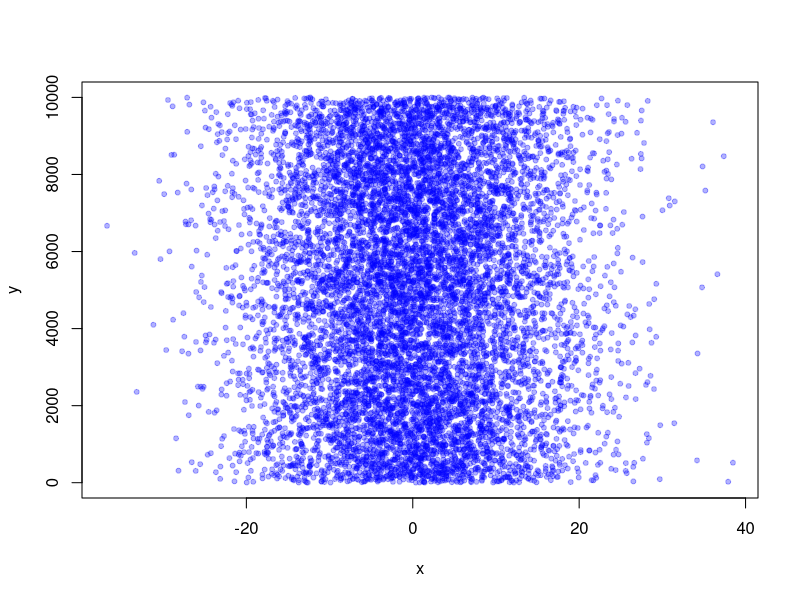
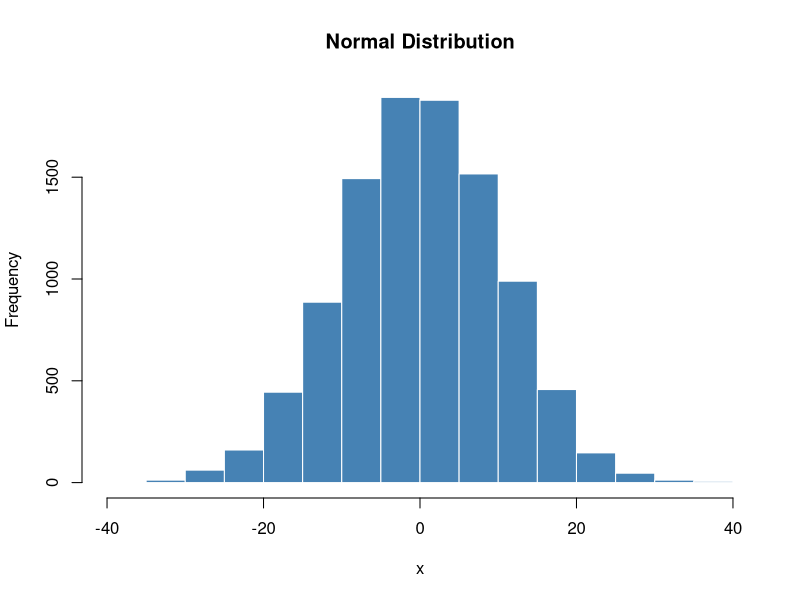
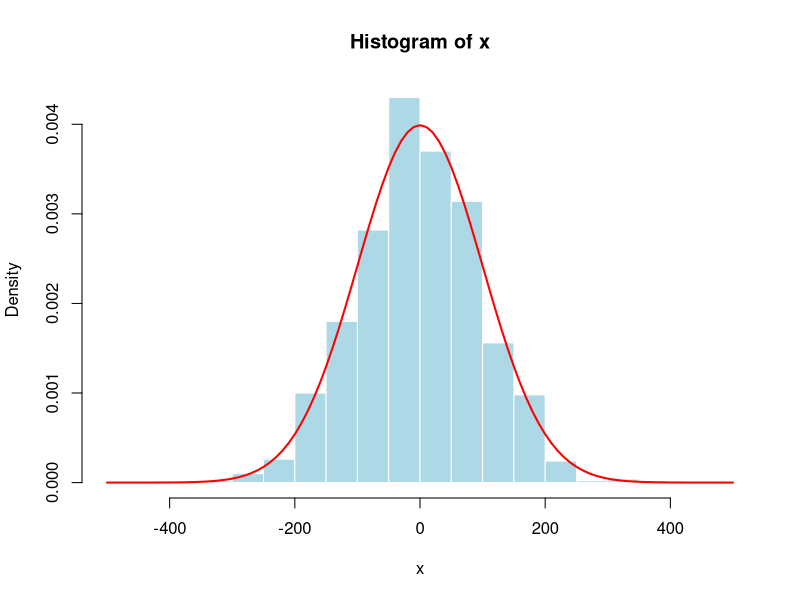
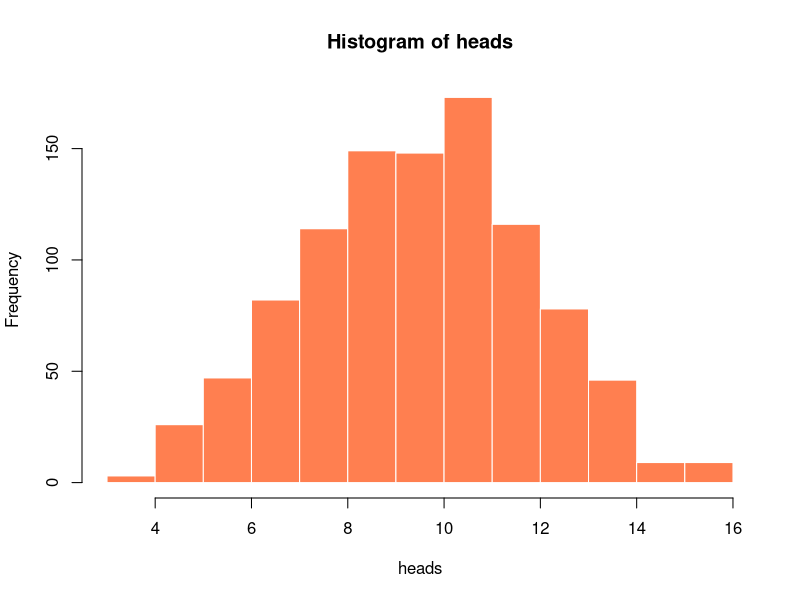
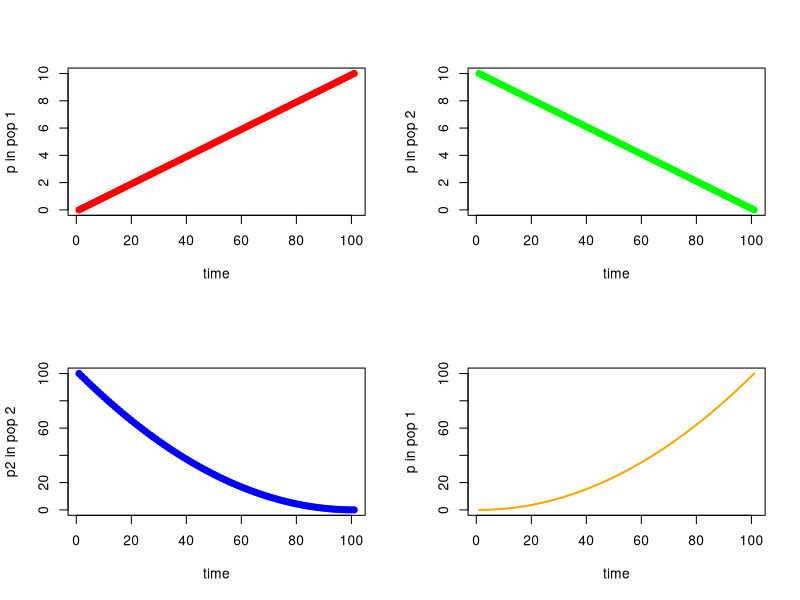
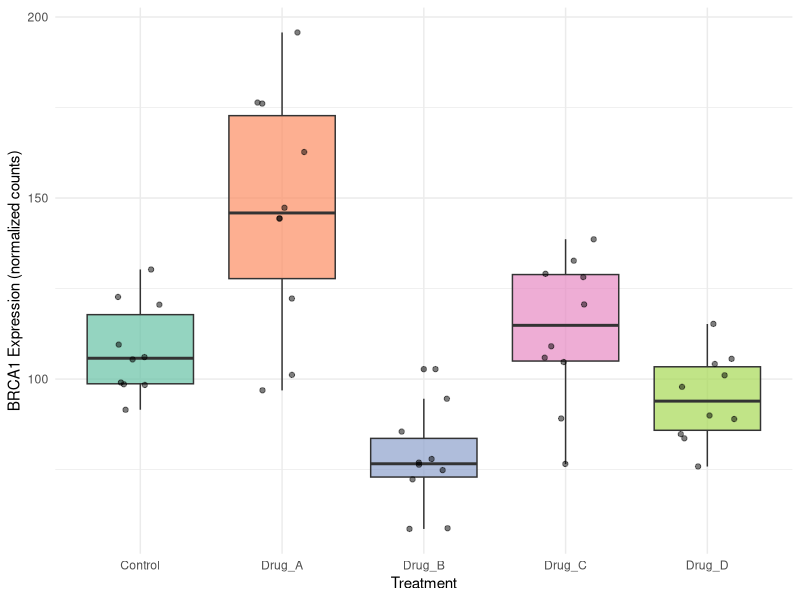

Generate these figures, in order, with R:
## ---- chunk 1
#| label: setup
#| include: false

# Core data manipulation and visualization
library(tidyverse)
library(knitr)
library(readxl)

# Statistical analysis packages
library(MASS)        # LDA, robust regression
library(pwr)         # Power analysis
library(boot)        # Bootstrap methods
library(car)         # Companion to Applied Regression
library(survival)    # Survival analysis
library(nlme)        # Mixed effects models
library(broom)       # Tidy model output
library(emmeans)     # Estimated marginal means

# Set consistent theme for all plots
theme_set(theme_minimal(base_size = 14))

# Set seed for reproducibility
set.seed(2026)
## ---- chunk 2
#| label: basic-math
#| echo: true

4*4
(4+3*2^2)
## ---- chunk 3
#| label: assigning-variables
#| echo: true

x <- 2
x*3
y <- x * 3
y-2
## ---- chunk 4
#| label: week1-arithmetic-functions
#| echo: true

y <- 67
x <- 124
z <- (x*y)^2
print(z)
## ---- chunk 5
#| label: week1-strings-example
#| echo: true

x <- "I Love"
y <- "Biostatistics"
z <- c(x,y)
print(z)
## ---- chunk 6
#| label: week1-factors-example
#| eval: true
#| echo: true

z <- "low, medium, high"
z_factor <- as.factor(z)
print(z_factor)
## ---- chunk 7
#| label: example-vectors
#| echo: true

x <- c(2,3,4,2,1,2,4,5,10,8,9)
print(x)
## ---- chunk 8
#| label: week1-seq-example
#| echo: true

seq_1 <- seq(0.0, 10.0, by = 0.1)
print(seq_1)
## ---- chunk 9
#| label: week1-seq-squared
#| echo: true

seq_2 <- seq(10.0, 0.0, by = -0.1)
seq_square <- (seq_2)^2
print(seq_square)
## ---- chunk 10
#| label: fig-samples
#| fig-cap: "Random samples from distributions"
#| out-width: "70%"
#| echo: true

x <- rnorm(10000, 0, 10)
y <- sample(1:10000, 10000, replace = T)
plot(x, y, pch = 20, col = rgb(0, 0, 1, 0.3))
## ---- chunk 11
#| label: fig-histogram
#| fig-cap: "Histogram of normally distributed data"
#| out-width: "70%"
#| echo: true

x <- rnorm(10000, 0, 10)
hist(x, col = "steelblue", border = "white", main = "Normal Distribution")
## ---- chunk 12
#| label: fig-normal-curve
#| fig-cap: "Histogram with density curve overlay"
#| out-width: "70%"
#| echo: true

x <- rnorm(1000, 0, 100)
hist(x, xlim = c(-500,500), col = "lightblue", border = "white", freq = FALSE)
curve(dnorm(x, 0, 100), xlim = c(-500,500), add=TRUE, col='Red', lwd=2)
## ---- chunk 13
#| label: fig-binomial
#| fig-cap: "Binomial distribution: 10 successes (out of 20 trials) is most frequent"
#| out-width: "60%"
#| echo: true

heads <- rbinom(n=1000, size=20, prob=0.5)
hist(heads, col = "coral", border = "white")
## ---- chunk 14
#| label: fig-composite
#| fig-cap: "Multiple plots in a single figure"
#| out-width: "80%"
#| echo: true

seq_1 <- seq(0.0, 10.0, by = 0.1)
seq_2 <- seq(10.0, 0.0, by = -0.1)

par(mfrow=c(2,2))
plot(seq_1, xlab="time", ylab="p in pop 1", type = "p", col = 'red', pch = 19)
plot(seq_2, xlab="time", ylab="p in pop 2", type = "p", col = 'green', pch = 19)
plot((seq_2)^2, xlab="time", ylab="p2 in pop 2", type = "p", col = 'blue', pch = 19)
plot((seq_1)^2, xlab="time", ylab ="p in pop 1", type = "l", col = 'orange', lwd = 2)
## ---- chunk 15
#| label: week1-dataframe-example
#| echo: true

hydrogel_concentration <- factor(c("low", "high", "high", "high",
                                    "medium", "medium", "medium","low"))
compression <- c(3.4, 3.4, 8.4, 3, 5.6, 8.1, 8.3, 4.5)
conductivity <- c(0, 9.2, 3.8, 5, 5.6, 4.1, 7.1, 5.3)
mydata <- data.frame(hydrogel_concentration, compression, conductivity)
row.names(mydata) <- paste0("Sample_", 1:8)

mydata |>
  rownames_to_column(var = "Sample") |>
  kable()
## ---- chunk 16
#| label: bio-example-setup
#| echo: true
#| output: false

set.seed(42)
gene_expression <- tibble(
  sample_id = paste0("S", 1:50),
  treatment = rep(c("Control", "Drug_A", "Drug_B", "Drug_C", "Drug_D"), each = 10),
  gene_BRCA1 = c(rnorm(10, 100, 15), rnorm(10, 150, 20), rnorm(10, 80, 12),
                  rnorm(10, 120, 18), rnorm(10, 95, 14)),
  gene_TP53 = c(rnorm(10, 200, 25), rnorm(10, 180, 22), rnorm(10, 250, 30),
                 rnorm(10, 190, 28), rnorm(10, 210, 24))
)
## ---- chunk 17
#| label: tbl-gene-data
#| echo: true

gene_expression |>
  head(8) |>
  kable(digits = 1)
## ---- chunk 18
#| label: tbl-summary-stats
#| echo: true

gene_expression |>
  group_by(treatment) |>
  summarise(
    n = n(),
    BRCA1_mean = mean(gene_BRCA1),
    BRCA1_sd = sd(gene_BRCA1),
    TP53_mean = mean(gene_TP53),
    TP53_sd = sd(gene_TP53)
  ) |>
  kable(digits = 1)
## ---- chunk 19
#| label: fig-gene-boxplot-output
#| fig-cap: "BRCA1 expression across treatment groups"
#| fig-width: 8
#| fig-height: 5
#| echo: false
#| eval: true

ggplot(gene_expression, aes(x = treatment, y = gene_BRCA1, fill = treatment)) +
  geom_boxplot(alpha = 0.7) +
  geom_jitter(width = 0.2, alpha = 0.5) +
  labs(x = "Treatment", y = "BRCA1 Expression (normalized counts)") +
  theme_minimal() +
  theme(legend.position = "none") +
  scale_fill_brewer(palette = "Set2")
## ---- chunk 20
#| label: stat-test-output
#| echo: false
#| eval: true

anova_result <- aov(gene_BRCA1 ~ treatment, data = gene_expression)
tidy(anova_result) |>
  kable(digits = 4, caption = "ANOVA Results: BRCA1 Expression by Treatment")
